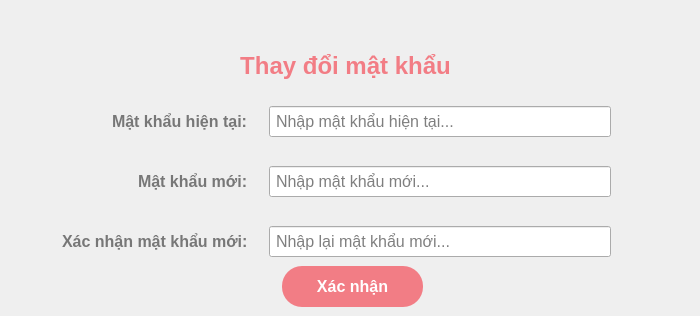
           <widget class="QWidget" name="buyerPasswordTab">
            <attribute name="title">
             <string>Đổi mật khẩu</string>
            </attribute>
            <widget class="QWidget" name="formWidget" native="true">
             <property name="geometry">
              <rect>
               <x>42</x>
               <y>106</y>
               <width>601</width>
               <height>151</height>
              </rect>
             </property>
             <property name="styleSheet">
              <string notr="true">QLabel {
	font-size: 16px;
	margin-left: 16px;
	font-weight: bold;
	color: #777;
}

QLineEdit {
	font-size: 16px;
	padding: 4px;
	margin-right: 32px;
}</string>
             </property>
             <layout class="QFormLayout" name="formLayout_4">
              <property name="labelAlignment">
               <set>Qt::AlignRight|Qt::AlignTrailing|Qt::AlignVCenter</set>
              </property>
              <property name="horizontalSpacing">
               <number>16</number>
              </property>
              <item row="0" column="0">
               <widget class="QLabel" name="label_12">
                <property name="text">
                 <string>Mật khẩu hiện tại:</string>
                </property>
               </widget>
              </item>
              <item row="0" column="1">
               <widget class="QLineEdit" name="buyerOldPassword">
                <property name="echoMode">
                 <enum>QLineEdit::Password</enum>
                </property>
                <property name="placeholderText">
                 <string>Nhập mật khẩu hiện tại...</string>
                </property>
               </widget>
              </item>
              <item row="2" column="0">
               <widget class="QLabel" name="label_14">
                <property name="text">
                 <string>Mật khẩu mới:</string>
                </property>
               </widget>
              </item>
              <item row="2" column="1">
               <widget class="QLineEdit" name="buyerNewPassword">
                <property name="echoMode">
                 <enum>QLineEdit::Password</enum>
                </property>
                <property name="placeholderText">
                 <string>Nhập mật khẩu mới...</string>
                </property>
               </widget>
              </item>
              <item row="4" column="0">
               <widget class="QLabel" name="label_15">
                <property name="text">
                 <string>Xác nhận mật khẩu mới:</string>
                </property>
               </widget>
              </item>
              <item row="4" column="1">
               <widget class="QLineEdit" name="buyerNewPasswordConfirm">
                <property name="echoMode">
                 <enum>QLineEdit::Password</enum>
                </property>
                <property name="placeholderText">
                 <string>Nhập lại mật khẩu mới...</string>
                </property>
               </widget>
              </item>
              <item row="1" column="0">
               <spacer name="verticalSpacer_13">
                <property name="orientation">
                 <enum>Qt::Vertical</enum>
                </property>
                <property name="sizeHint" stdset="0">
                 <size>
                  <width>20</width>
                  <height>40</height>
                 </size>
                </property>
               </spacer>
              </item>
              <item row="3" column="0">
               <spacer name="verticalSpacer_14">
                <property name="orientation">
                 <enum>Qt::Vertical</enum>
                </property>
                <property name="sizeHint" stdset="0">
                 <size>
                  <width>20</width>
                  <height>40</height>
                 </size>
                </property>
               </spacer>
              </item>
             </layout>
            </widget>
            <widget class="QPushButton" name="buyerPasswordBtn">
             <property name="geometry">
              <rect>
               <x>282</x>
               <y>266</y>
               <width>141</width>
               <height>41</height>
              </rect>
             </property>
             <property name="cursor">
              <cursorShape>PointingHandCursor</cursorShape>
             </property>
             <property name="styleSheet">
              <string notr="true">QPushButton {
	border-radius: 20px;
	color: white;
	font-size: 16px;
	font-weight: bold;
	background-color: #f27d85;
	border: none;
}
</string>
             </property>
             <property name="text">
              <string>Xác nhận</string>
             </property>
            </widget>
            <widget class="QLabel" name="label_35">
             <property name="geometry">
              <rect>
               <x>0</x>
               <y>45</y>
               <width>691</width>
               <height>41</height>
              </rect>
             </property>
             <property name="styleSheet">
              <string notr="true">font-size: 24px;
font-weight: bold;
color: #f27d85;</string>
             </property>
             <property name="text">
              <string>Thay đổi mật khẩu</string>
             </property>
             <property name="alignment">
              <set>Qt::AlignCenter</set>
             </property>
            </widget>
            <zorder>formWidget</zorder>
            <zorder>label_35</zorder>
            <zorder>buyerPasswordBtn</zorder>
           </widget>
